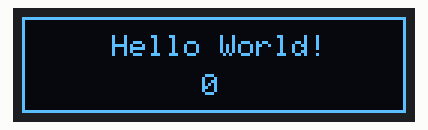
A sketch run on a simulated Arduino Uno, built with avr-gcc and run on an emulated ATmega328P. Parts: 128×32 one-colour display.

Above: at 0.1 s.
At 4.2 s:
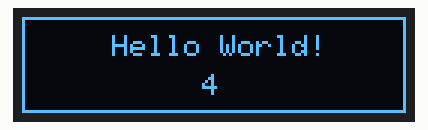
At 9.2 s:
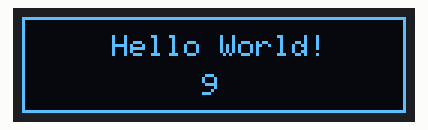
At 19.4 s:
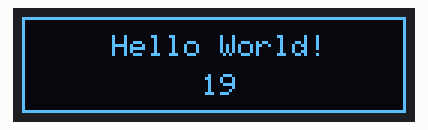
At 28.5 s:
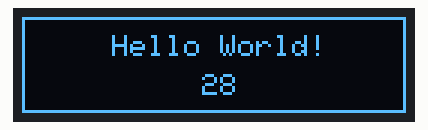
At 38.7 s:
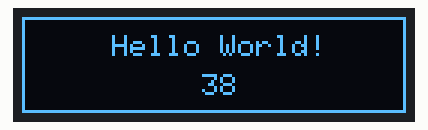

The sketch:

ssd1306_128x32_i2c_arduino.ino
```cpp
/***
Test for OLED-Display 128x32 with Arduino
***/

/* Pinning
 *  Display (Pin) - Arduino
 *  GND  (1) - GND
 *  VCC  (2) - VCC
 *  SCL  (3) - A5
 *  SDA  (4) - A4
*/

#include <Adafruit_GFX.h>
#include <Adafruit_SSD1306.h>

#define SCREEN_WIDTH 128	// OLED display width, in pixels
#define SCREEN_HEIGHT 32	// OLED display height, in pixels
#define OLED_RESET    -1	// Reset pin # (-1 if sharing Arduino reset pin or display has no reset pin)
#define SCREEN_ADDRESS 0x3C ///< See datasheet for Address; 0x3D for 128x64, 0x3C for 128x32

Adafruit_SSD1306 oled(SCREEN_WIDTH, SCREEN_HEIGHT, &Wire, OLED_RESET);

int cnt;

void setup() {
  // SSD1306_SWITCHCAPVCC = generate display voltage from 3.3V internally
  if(!oled.begin(SSD1306_SWITCHCAPVCC, SCREEN_ADDRESS)) {
    for(;;); // Don't proceed, loop forever
  }

  oled.clearDisplay();
  oled.setTextColor(SSD1306_WHITE);
  oled.setTextSize(1);
  oled.drawRect(0, 0, SCREEN_WIDTH, SCREEN_HEIGHT, SSD1306_WHITE);
  oled.display();
}

void loop() {
  oled.setCursor(30,6);
  oled.print("Hello World!");
  oled.fillRect(60,19,67 ,11,SSD1306_BLACK);
  oled.setCursor(60,19);
  oled.print(cnt);
  oled.display();
  cnt++;
  delay(1000);
}
```

Measured:
- what the display in image 0 shows lasts 1.0 s, from 0.1 s to 1.1 s
